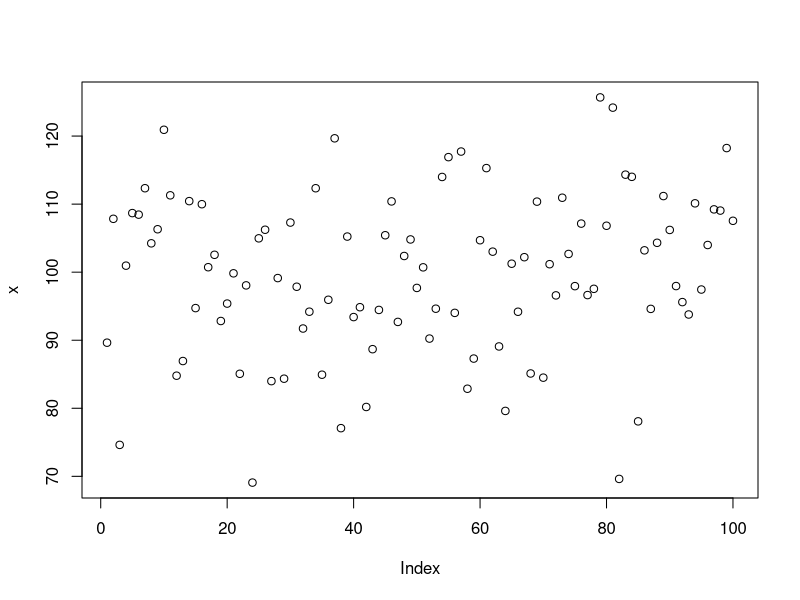

Write the R code that produced this figure.
## ---- chunk 1
a <- 2
b <- 3

c <- a + b
## ---- chunk 2
x <- rnorm(100, 100, 10)

plot(x)
